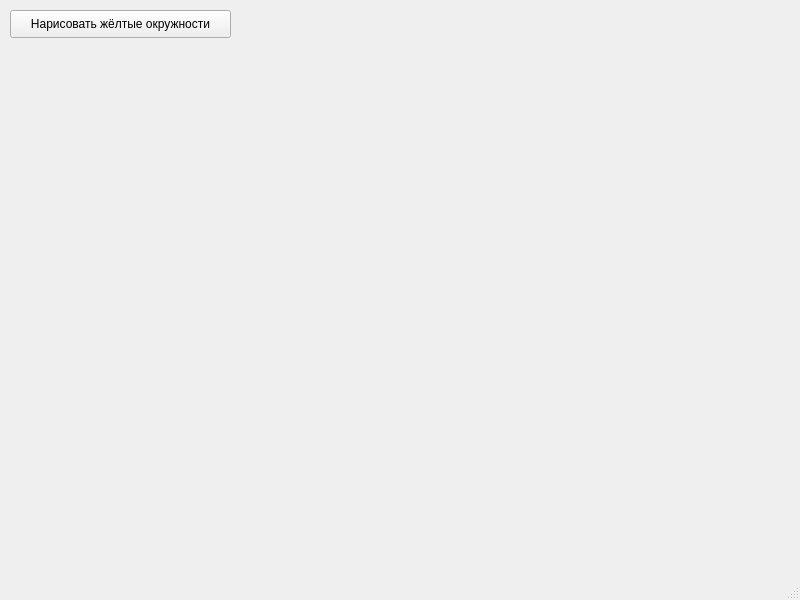
<?xml version="1.0" encoding="UTF-8"?>
<ui version="4.0">
 <class>MainWindow</class>
 <widget class="QMainWindow" name="MainWindow">
  <property name="geometry">
   <rect>
    <x>0</x>
    <y>0</y>
    <width>800</width>
    <height>600</height>
   </rect>
  </property>
  <property name="windowTitle">
   <string>MainWindow</string>
  </property>
  <widget class="QWidget" name="centralwidget">
   <widget class="QPushButton" name="bu">
    <property name="geometry">
     <rect>
      <x>10</x>
      <y>10</y>
      <width>221</width>
      <height>28</height>
     </rect>
    </property>
    <property name="text">
     <string>Нарисовать жёлтые окружности</string>
    </property>
   </widget>
  </widget>
  <widget class="QMenuBar" name="menubar">
   <property name="geometry">
    <rect>
     <x>0</x>
     <y>0</y>
     <width>800</width>
     <height>26</height>
    </rect>
   </property>
  </widget>
  <widget class="QStatusBar" name="statusbar"/>
 </widget>
 <resources/>
 <connections/>
</ui>
